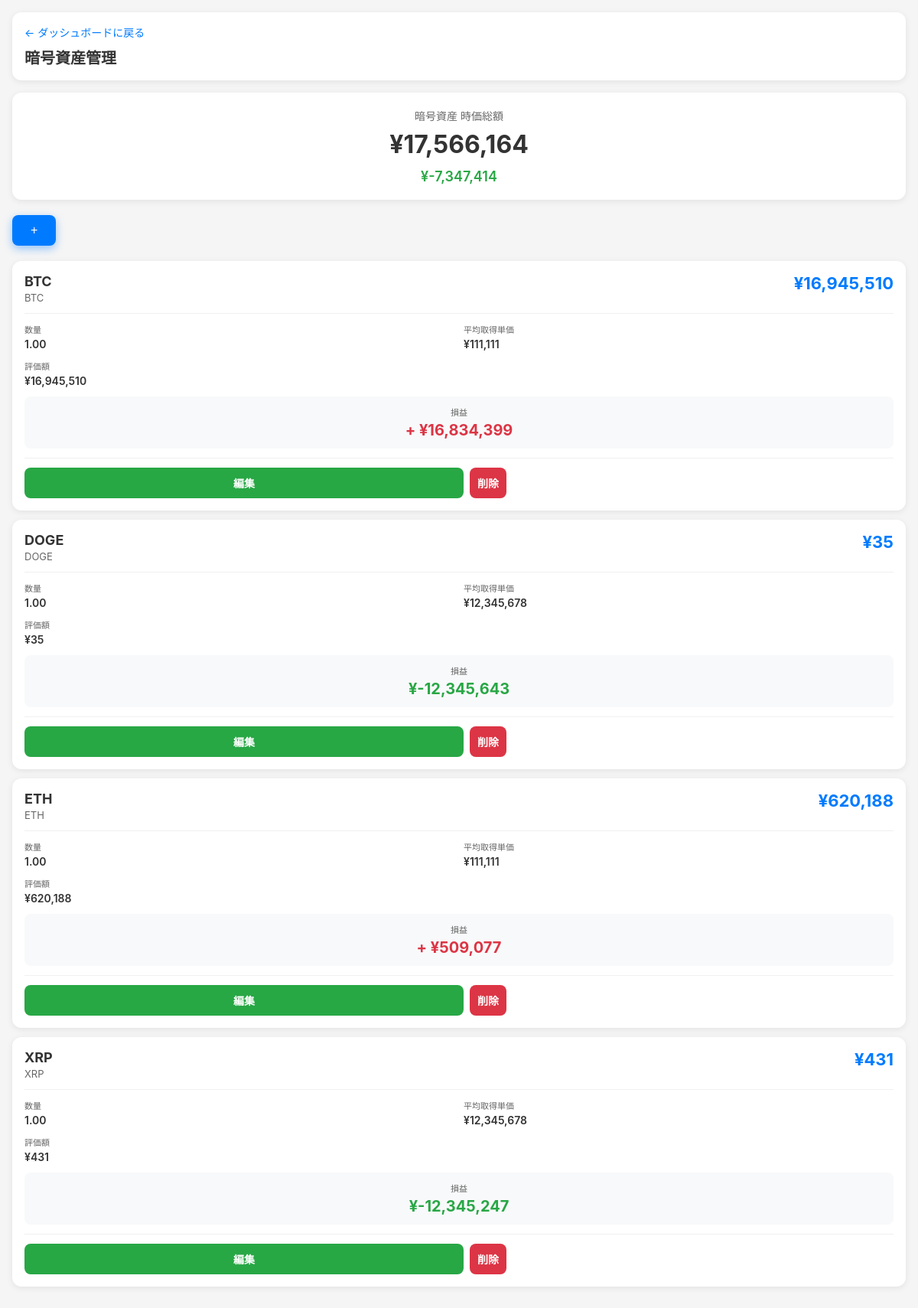
Before: /assets/crypto (signed in) with the older database file.
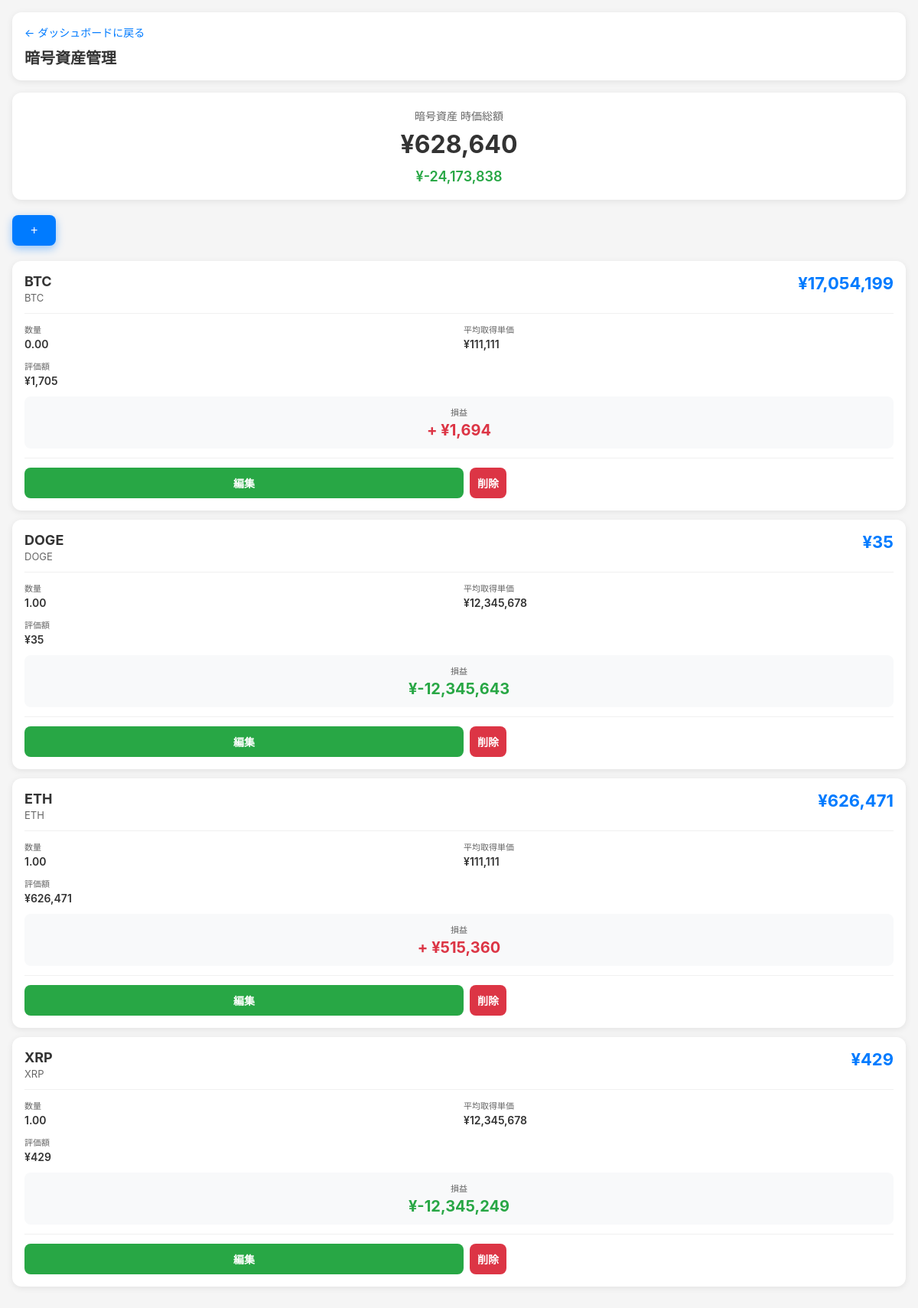
After: the same page with the newer database file.
### tables this page shows
CREATE TABLE assets (
        id INTEGER PRIMARY KEY AUTOINCREMENT,
        user_id INTEGER,
        asset_type TEXT NOT NULL,
        symbol TEXT NOT NULL,
        name TEXT,
        quantity REAL NOT NULL,
        price REAL DEFAULT 0,
        created_at TIMESTAMP DEFAULT CURRENT_TIMESTAMP, avg_price REAL DEFAULT 0, current_price REAL DEFAULT 0, total_cost REAL DEFAULT 0, acquisition_price REAL, avg_cost REAL DEFAULT 0,
        FOREIGN KEY (user_id) REFERENCES users (id)
    );

### app.py (the view)
@app.route('/assets/<asset_type>')
def manage_assets(asset_type):
    user = get_current_user()
    if not user:
        return redirect(url_for('login'))
    conn = get_db()
    c = conn.cursor()
    if USE_POSTGRES:
        c.execute('''SELECT * FROM assets WHERE user_id = %s AND asset_type = %s
                    ORDER BY symbol''', (user['id'], asset_type))
    else:
        c.execute('''SELECT * FROM assets WHERE user_id = ? AND asset_type = ?
                    ORDER BY symbol''', (user['id'], asset_type))
    assets = c.fetchall()
    conn.close()
    type_info = {
        'jp_stock': {'title': '日本株', 'symbol_label': '証券コード', 'quantity_label': '株数'},
        'us_stock': {'title': '米国株', 'symbol_label': 'シンボル', 'quantity_label': '株数'},
        'gold': {'title': '金 (Gold)', 'symbol_label': '種類', 'quantity_label': '重量(g)'},
        'cash': {'title': '現金', 'symbol_label': '項目名', 'quantity_label': '金額'},
        'crypto': {'title': '暗号資産', 'symbol_label': '銘柄', 'quantity_label': '数量'}
    }
    info = type_info.get(asset_type, type_info['jp_stock'])
    crypto_symbols = CRYPTO_SYMBOLS
    return render_template('manage_assets.html', assets=assets, asset_type=asset_type, info=info, crypto_symbols=crypto_symbols)

### app.py (called while the page is built)
def get_db():
    if USE_POSTGRES:
        conn = psycopg2.connect(DATABASE_URL, cursor_factory=RealDictCursor)
        return conn
    else:
        conn = sqlite3.connect('portfolio.db')
        conn.row_factory = sqlite3.Row
        return conn

def get_current_user():
    if 'user_id' not in session:
        return None
    conn = get_db()
    c = conn.cursor()
    if USE_POSTGRES:
        c.execute('SELECT * FROM users WHERE id = %s', (session['user_id'],))
    else:
        c.execute('SELECT * FROM users WHERE id = ?', (session['user_id'],))
    user = c.fetchone()
    conn.close()
    return user

### templates/manage_assets.html (shortened to what this page needs)
{% extends "base.html" %}
{% block content %}
<div class="header">
    <a href="{{ url_for('dashboard') }}" class="back-link">&larr; ダッシュボードに戻る</a>
    <h1>{{ info.title }}管理</h1>
</div>
{% if assets %}
    {% set total_value = namespace(amount=0) %}
    {% set total_cost = namespace(amount=0) %}
    {% for asset in assets %}
        {% if asset_type != 'cash' %}
            {% set total_value.amount = total_value.amount + (asset['quantity'] * asset['price']) %}
            {% set total_cost.amount = total_cost.amount + (asset['quantity'] * asset['avg_cost']) %}
        {% else %}
            {% set total_value.amount = total_value.amount + asset['quantity'] %}
        {% endif %}
    {% endfor %}
    {% set total_profit = total_value.amount - total_cost.amount %}
    <div class="summary-card">
        <div class="summary-title">{{ info.title }} 時価総額</div>
        <div class="summary-value">
            {% if asset_type == 'us_stock' %}
                ${{ "{:,.2f}".format(total_value.amount) }}
            {% else %}
                &yen;{{ "{:,.0f}".format(total_value.amount) }}
            {% endif %}
        </div>
        {% if asset_type != 'cash' %}
        <div class="summary-profit {% if total_profit >= 0 %}profit-red{% else %}profit-green{% endif %}">
            {% if asset_type == 'us_stock' %}
                ${{ "{:,.2f}".format(total_profit) }}
            {% else %}
                &yen;{{ "{:,.0f}".format(total_profit) }}
            {% endif %}
        </div>
        {% endif %}
    </div>
{% endif %}
<button class="add-button" onclick="showAddForm()">+</button>
{% if assets %}
    {% for asset in assets %}
    <div class="stock-card" data-edit-url="{{ url_for('edit_asset', asset_id=asset['id']) }}">
        <div class="stock-header">
            <div>
                <div class="stock-symbol">{{ asset['symbol'] }}</div>
                {% if asset_type not in ['cash'] %}
                <div class="stock-name">{{ asset['name'] or '-' }}</div>
                {% endif %}
            </div>
            <div>
                <div class="stock-price">
                    {% if asset_type == 'us_stock' %}
                        ${{ "{:,.2f}".format(asset['price']) }}
                    {% elif asset_type not in ['cash'] %}
                        &yen;{{ "{:,.0f}".format(asset['price']) }}
                    {% endif %}
                </div>
            </div>
        </div>
        <div class="stock-details">
            <div class="detail-item">
                <span class="detail-label">{{ info.quantity_label }}</span>
                <span class="detail-value">{{ "{:,.2f}".format(asset['quantity']) }}</span>
            </div>
            {% if asset_type not in ['cash'] %}
            <div class="detail-item">
                <span class="detail-label">平均取得単価</span>
                <span class="detail-value">
                    {% if asset_type == 'us_stock' %}
                        ${{ "{:,.2f}".format(asset['avg_cost']) }}
                    {% else %}
                        &yen;{{ "{:,.0f}".format(asset['avg_cost']) }}
                    {% endif %}
                </span>
            </div>
            <div class="detail-item">
                <span class="detail-label">評価額</span>
                <span class="detail-value">
                    {% if asset_type == 'us_stock' %}
                        ${{ "{:,.2f}".format(asset['quantity'] * asset['price']) }}
                    {% else %}
                        &yen;{{ "{:,.0f}".format(asset['quantity'] * asset['price']) }}
                    {% endif %}
                </span>
            </div>
            {% endif %}
        </div>
        {% if asset_type not in ['cash'] %}
        {% set current_value = asset['quantity'] * asset['price'] %}
        {% set cost_value = asset['quantity'] * asset['avg_cost'] %}
        {% set profit = current_value - cost_value %}
        <div class="stock-profit-box">
            <div class="stock-profit-label">損益</div>
            <div class="stock-profit-value {% if profit >= 0 %}profit-red{% else %}profit-green{% endif %}">
                {% if profit >= 0 %}+{% endif %}
                {% if asset_type == 'us_stock' %}
                    ${{ "{:,.2f}".format(profit) }}
                {% else %}
                    &yen;{{ "{:,.0f}".format(profit) }}
                {% endif %}
            </div>
        </div>
        {% endif %}
        <div class="stock-actions" onclick="event.stopPropagation()">
            <a href="{{ url_for('edit_asset', asset_id=asset['id']) }}" class="edit-btn">編集</a>
            <form method="post" action="{{ url_for('delete_asset') }}" style="flex: 1; margin: 0;">
                <button type="submit" class="delete-btn" onclick="return confirm('削除しますか?')">削除</button>
            </form>
        </div>
    </div>
    {% endfor %}
{% else %}
<div class="empty-state">
    <div class="empty-state-icon">&#128202;</div>
    <p>まだ{{ info.title }}が登録されていません。<br>右下の「+」ボタンから追加してください。</p>
</div>
{% endif %}
{% endblock %}

### templates/base.html (shortened to what this page needs)
<!DOCTYPE html>
<html lang="ja">
<head>
</head>
<body>
    <div class="container">
        {% block content %}{% endblock %}
    </div>
</body>
</html>

### templates/base.html (style rules this page uses)
* { box-sizing: border-box; }
body { font-family: -apple-system, BlinkMacSystemFont, "Segoe UI", Roboto, "Hiragino Sans", sans-serif; margin: 0; padding: 0; background: #f5f5f5; color: #333; }
.container { max-width: 100%; margin: 0 auto; padding: 16px; padding-bottom: 80px; }

### templates/manage_assets.html (style rules this page uses)
.header { background: white; padding: 16px; border-radius: 12px; margin-bottom: 16px; box-shadow: 0 2px 8px rgba(0,0,0,0.08); }
.back-link { color: #007bff; text-decoration: none; font-size: 14px; display: inline-block; margin-bottom: 8px; }
.header h1 { font-size: 20px; margin: 0; color: #333; }
.summary-card { background: white; border-radius: 12px; padding: 20px; margin-bottom: 20px; text-align: center; box-shadow: 0 2px 8px rgba(0,0,0,0.08); }
.summary-title { font-size: 14px; color: #666; margin-bottom: 8px; }
.summary-value { font-size: 32px; font-weight: 700; color: #333; margin-bottom: 12px; }
.summary-profit { font-size: 18px; font-weight: 600; }
.profit-red { color: #dc3545; }
.profit-green { color: #28a745; }
.add-button { position: fixed; bottom: 24px; right: 24px; width: 56px; height: 56px; border-radius: 50%; background: #007bff; color: white; border: none; font-size: 32px; cursor: pointer; box-shadow: 0 4px 12px rgba(0,123,255,0.4); z-index: 1000; display: flex; align-items: center; justify-content: center; line-height: 1; }
.stock-card { background: white; border-radius: 12px; padding: 16px; margin-bottom: 12px; box-shadow: 0 2px 8px rgba(0,0,0,0.08); cursor: pointer; transition: all 0.15s ease; }
.stock-header { display: flex; justify-content: space-between; align-items: flex-start; margin-bottom: 12px; padding-bottom: 12px; border-bottom: 1px solid #f0f0f0; }
.stock-symbol { font-size: 18px; font-weight: 700; color: #333; }
.stock-name { font-size: 13px; color: #666; margin-top: 3px; }
.stock-price { font-size: 22px; font-weight: 700; color: #007bff; text-align: right; }
.stock-details { display: grid; grid-template-columns: 1fr 1fr; gap: 12px; margin: 12px 0; font-size: 13px; }
.detail-item { display: flex; flex-direction: column; }
.detail-label { color: #666; font-size: 11px; margin-bottom: 3px; }
.detail-value { font-weight: 600; color: #333; font-size: 14px; }
.stock-profit-box { background: #f8f9fa; padding: 12px; border-radius: 8px; margin: 12px 0; text-align: center; }
.stock-profit-label { font-size: 11px; color: #666; margin-bottom: 4px; }
.stock-profit-value { font-size: 20px; font-weight: 700; }
.stock-actions { display: flex; gap: 8px; margin-top: 12px; padding-top: 12px; border-top: 1px solid #f0f0f0; }
.edit-btn, .delete-btn { flex: 1; padding: 10px; border-radius: 8px; text-align: center; text-decoration: none; font-size: 14px; border: none; cursor: pointer; font-weight: 600; }
.edit-btn { background: #28a745; color: white; }
.delete-btn { background: #dc3545; color: white; }
@media (min-width: 768px) { .add-button { position: static; width: auto; height: auto; border-radius: 8px; padding: 12px 24px; font-size: 16px; margin-bottom: 20px; } }

Changed rows visible on the page:
changed assets "BTC": price "16,945,510" → "17,054,199"; quantity "1.00" → "0.00"; asset['quantity']*asset['price'] "16,945,510" → "1,705"; profit "16,834,399" → "1,694"
changed assets "ETH": price "620,188" → "626,471"; asset['quantity']*asset['price'] "620,188" → "626,471"; profit "509,077" → "515,360"
changed assets "XRP": price "431" → "429"; asset['quantity']*asset['price'] "431" → "429"; profit "-12,345,247" → "-12,345,249"
Other visible differences:
{{ "{:,.0f}".format(total_value.amount) }}: "17,566,164" → "628,640"
{{ "{:,.0f}".format(total_profit) }}: "-7,347,414" → "-24,173,838"
